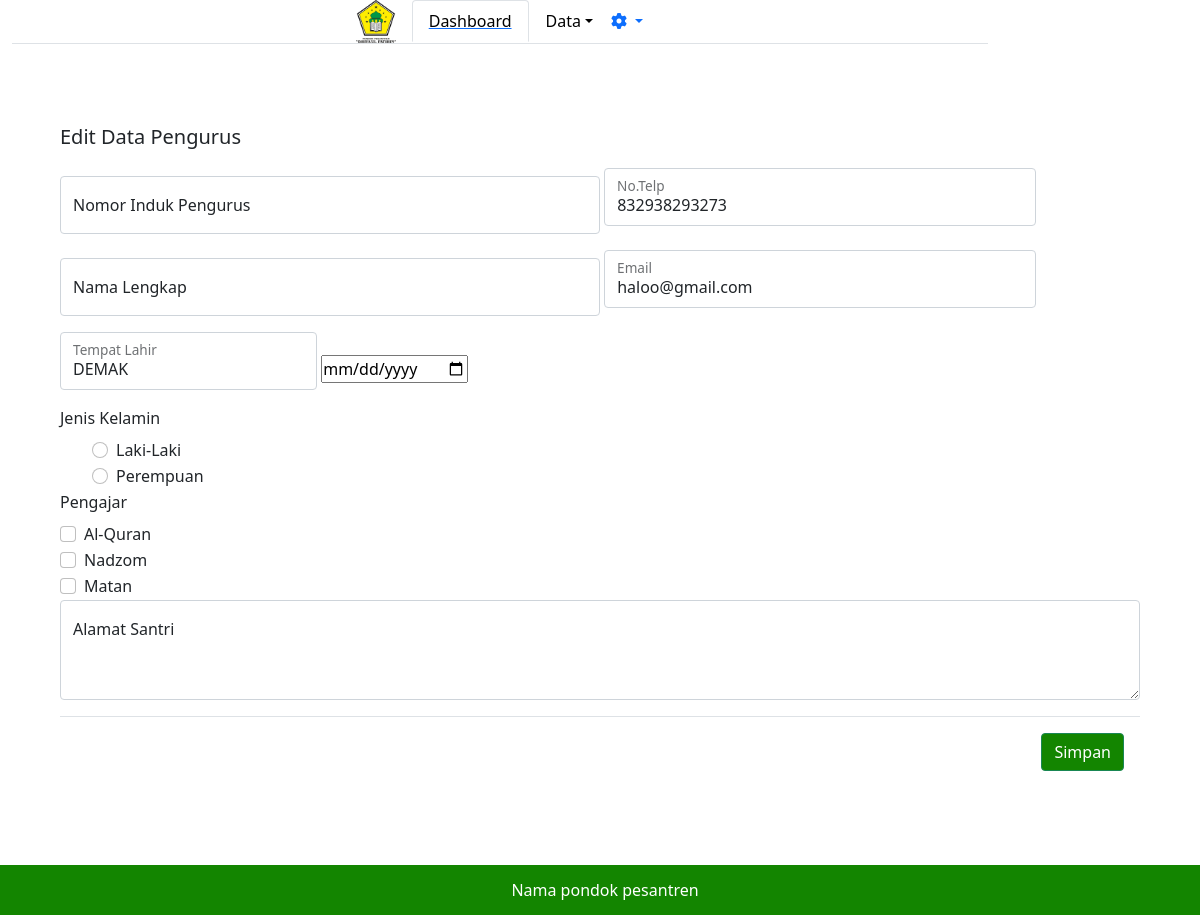
Before: /adminpondok/datapengajar/1/editpengajar with the older database file.
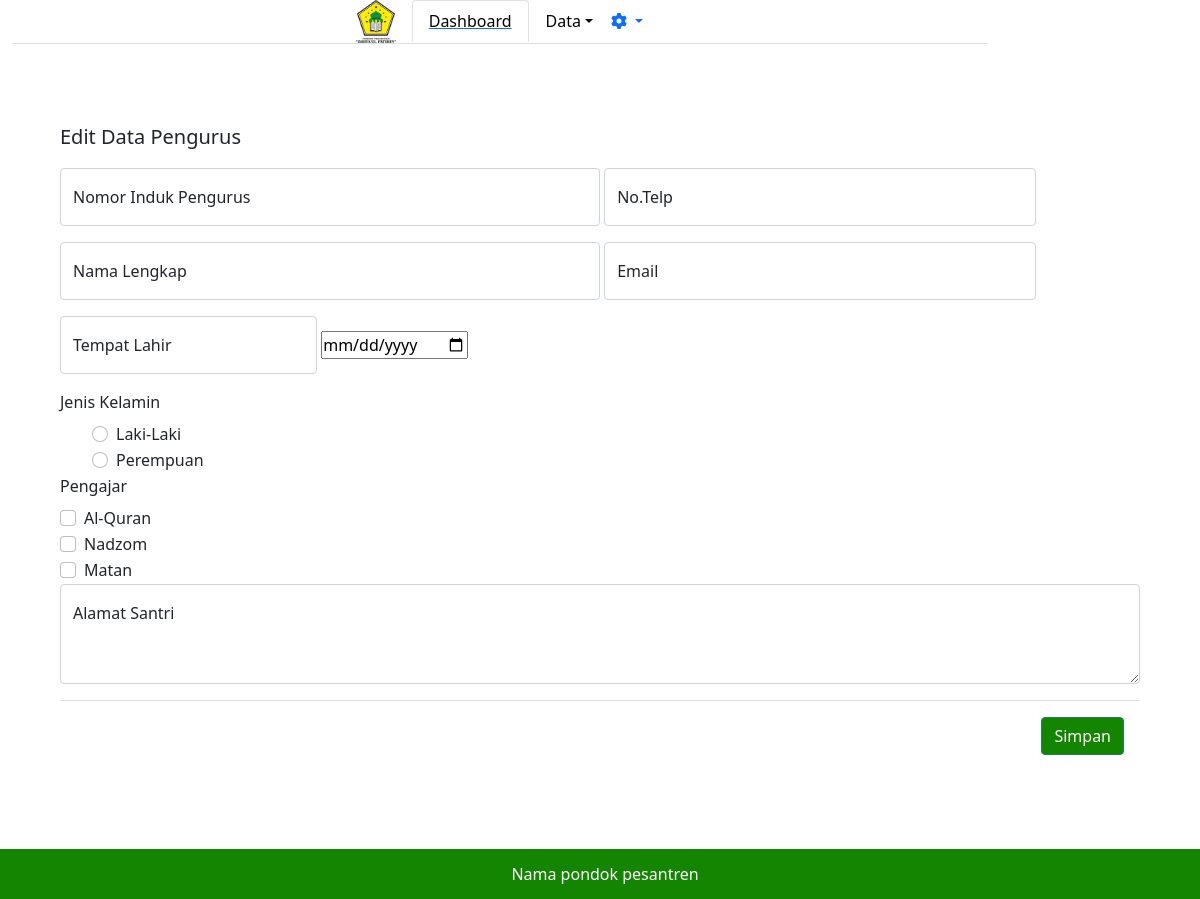
After: the same page with the newer database file.
### adminpondok/models.py (models this page shows)
class Pengajar(models.Model):
    kelamin = [
        ('Laki-Laki', 'Laki-Laki'),
        ('Perempuan', 'Perempuan'),
    ]
    NIP = models.IntegerField(unique=True)
    nama_pengajar = models.CharField(max_length=30)
    tempat_lahir = models.CharField(max_length=20)
    tanggal_lahir = models.DateField()
    jk = models.CharField(max_length=9, choices=kelamin, default='')
    almt = models.TextField(default='')
    telp = models.IntegerField(default=0)
    email = models.CharField(default='', max_length=20)
    pngjr = models.CharField(max_length=10, default='')

### adminpondok/views.py (the view, shortened to what this page needs)
# urls.py: path('datapengajar/<id>/editpengajar', views.editpengajar),
def editpengajar(req, id):
    data = models.Pengajar.objects.filter(pk=id).first()
    return render(req, 'adminpondok/editpengajar.html', {
        'data': data,
    })

### adminpondok/templates/adminpondok/editpengajar.html (shortened to what this page needs)
{% extends "adminpondok/base.html" %}
{% block content %}
<div class="m-5">
    <form action="" method="POST">
        <h5 class="modal-title mb-3">Edit Data Pengurus</h5>
        <div class="form-floating mb-3" style="display: inline-block; width: 50%;">
            <input type="text" class="form-control" name="nis" value="{{data.nip}}" id="floatingInput"
                placeholder="NomorIndukSantri">
            <label for="floatingInput">Nomor Induk Pengurus </label>
        </div>
        <div class="form-floating mb-3 " style="display: inline-block;width: 40%;">
            <input type="text" class="form-control" name="telp" value="{{data.telp}}" id="floatingInput"
                placeholder="NoTelp">
            <label for="floatingInput"> No.Telp </label>
        </div>
        <div class="form-floating mb-3 " style="display: inline-block ; width: 50%;">
            <input type="text" class="form-control" name="nama_santri" value="{{data.nama_pengurus}}"
                id="floatingPassword" placeholder="NamaLengkap">
            <label for="floatingPassword">Nama Lengkap</label>
        </div>
        <div class="form-floating mb-3 " style="display: inline-block;width: 40%;">
            <input type="text" class="form-control" name="email" value="{{data.email}}" id="floatingInput"
                placeholder="NoTelp">
            <label for="floatingInput"> Email </label>
        </div>
        <div class="form-floating mb-3 " style="display: inline-block;">
            <input type="text" class="form-control" name="tempat_lahir" value="{{data.tempat_lahir}}" id="floatingInput"
                placeholder="TempatLahir">
            <label for="floatingInput">Tempat Lahir</label>
        </div>
        <div class="form-floating mb-3" style="display: inline-block;">
            <input type="date" name="tanggal_lahir" value="{{data.tanggal_lahir}}">
        </div>
        <div class="row-4">
            <label>Jenis Kelamin</label>
            <div class="" style="margin-left: 2rem;">
                <div class=" mb-10 form-check">
                    <input class="form-check-input" type="radio" name="jk" value="Laki-Laki" id="flexRadioDefault1">
                    <label class="form-check-label" for="flexRadioDefault1">
                        Laki-Laki
                    </label>
                </div>
                <div class=" mb-10 form-check">
                    <input class="form-check-input" type="radio" name="jk" value="Perempuan" id="flexRadioDefault2">
                    <label class="form-check-label" for="flexRadioDefault2">
                        Perempuan
                    </label>
                </div>
            </div>
        </div>
        <div class="row-4" style="display: inline-block;">
            <Label>Pengajar</Label>
            <div class=" mb-10 form-check">
                <input class=" form-check-input" name="ktgri" type="checkbox" value="{{data.ktgri.AlQuran}}"
                    id="Al-Quran">
                <label class="form-check-label" for="Al-Quran">
                    Al-Quran
                </label>
            </div>
            <div class=" mb-10 form-check">
                <input class="form-check-input" name="ktgri" type="checkbox" value="{{data.ktgri.Nadzom}}" id="Nadzom">
                <label class="form-check-label" for="Nadzom">
                    Nadzom
                </label>
            </div>
            <div class="form-check">
                <input class="form-check-input" name="ktgri" type="checkbox" value="{{data.ktgri.Matan}}" id="Matan">
                <label class="form-check-label" for="Matan">
                    Matan
                </label>
            </div>
        </div>
        <div class="form-floating mb-3">
            <textarea class="form-control" name="almt" placeholder="Alamat Lengkap" id="Alamat"
                style="height: 100px"></textarea>
            <label for="Alamat">Alamat Santri</label>
        </div>
        <div class="modal-footer">
            <button type="submit" class="btn btn-success" style="background-color: #138500;">Simpan</button>
        </div>
</div>
{% endblock %}

Changed rows visible on the page:
removed Pengajar: telp "832938293273", email "haloo@gmail.com", tempat_lahir "DEMAK"
